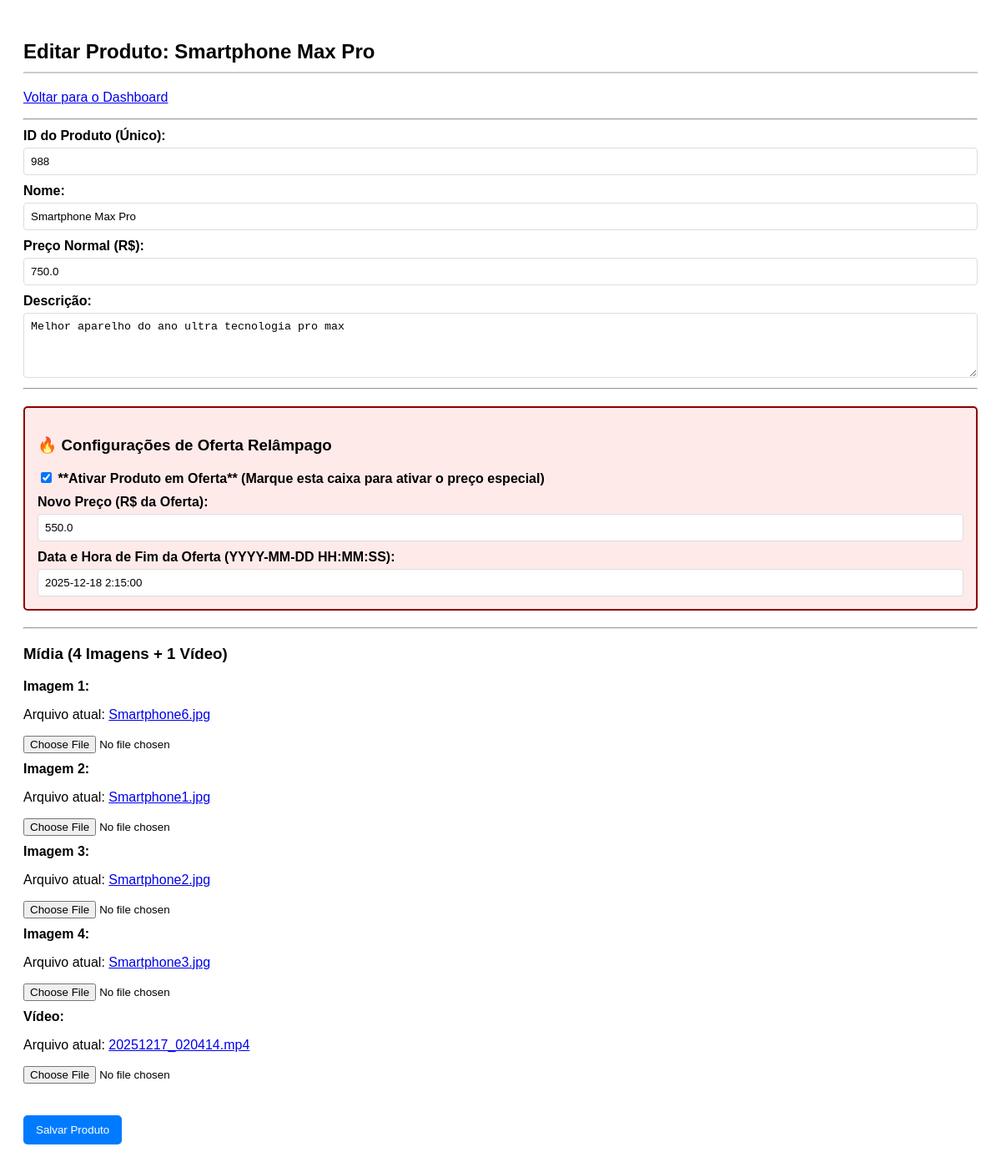
The page /admin/edit/988 (signed in) on the database its author committed.
### tables this page shows
CREATE TABLE produtos (
            id TEXT PRIMARY KEY,
            nome TEXT NOT NULL,
            preco REAL NOT NULL,
            descricao TEXT,
            img_path_1 TEXT, img_path_2 TEXT, img_path_3 TEXT, img_path_4 TEXT,
            video_path TEXT, em_oferta INTEGER DEFAULT 0,
            novo_preco REAL, oferta_fim TEXT
        );

### main.py (the view, shortened to what this page needs)
@app.route("/admin/edit/<id_produto>", methods=['GET', 'POST'])
@app.route("/admin/add", methods=['GET', 'POST'])
def admin_edit(id_produto=None):
    if 'logged_in' not in session:
        return redirect(url_for('admin_login'))
    produto = get_produto_por_id(id_produto) if id_produto else None
    return render_template("admin_editar.html", produto=produto)

### database.py (called while the page is built)
def create_connection():
    conn = sqlite3.connect(DB_NAME)
    conn.row_factory = sqlite3.Row  # Acessa colunas por nome
    return conn

def get_produto_por_id(id_produto):
    conn = create_connection()
    produto = conn.execute("SELECT * FROM produtos WHERE id=?", (id_produto,)).fetchone()
    conn.close()
    return dict(produto) if produto else None

### templates/admin_editar.html (shortened to what this page needs)
<!DOCTYPE html>
<html lang="pt-br">
<head>
</head>
<body>
    <h2>{% if produto %}Editar Produto: {{ produto.nome }}{% else %}Adicionar Novo Produto{% endif %}</h2>
    <p><a href="{{ url_for('admin_dashboard') }}">Voltar para o Dashboard</a></p>
    <hr>
    <form method="POST" enctype="multipart/form-data">
        <label for="id">ID do Produto (Único):</label>
        <input type="text" id="id" name="id"
               value="{% if produto %}{{ produto.get('id') }}{% endif %}"
               {% if produto %}readonly{% else %}required{% endif %}><br>
        <label for="nome">Nome:</label>
        <input type="text" id="nome" name="nome" value="{% if produto %}{{ produto.get('nome') }}{% endif %}" required><br>
        <label for="preco">Preço Normal (R$):</label>
        <input type="number" id="preco" name="preco" step="0.01" value="{% if produto %}{{ produto.get('preco') }}{% endif %}" required><br>
        <label for="descricao">Descrição:</label>
        <textarea id="descricao" name="descricao" rows="4" required>{% if produto %}{{ produto.get('descricao') }}{% endif %}</textarea><br>
        <hr>
        <div class="oferta-box">
            <h3>🔥 Configurações de Oferta Relâmpago</h3>
            <label>
                <input type="checkbox" name="em_oferta" {% if produto and produto.get('em_oferta') %}checked{% endif %}>
                **Ativar Produto em Oferta** (Marque esta caixa para ativar o preço especial)
            </label>
            <label for="novo_preco">Novo Preço (R$ da Oferta):</label>
            <input type="number" id="novo_preco" name="novo_preco" step="0.01"
                   value="{% if produto and produto.get('novo_preco') %}{{ produto['novo_preco'] }}{% endif %}"
                   placeholder="Ex: 99.90 (Só será usado se a caixa acima estiver marcada)">
            <label for="oferta_fim">Data e Hora de Fim da Oferta (YYYY-MM-DD HH:MM:SS):</label>
            <input type="text" id="oferta_fim" name="oferta_fim"
                   value="{% if produto and produto.get('oferta_fim') %}{{ produto['oferta_fim'] }}{% endif %}"
                   placeholder="Ex: 2026-01-01 10:00:00 (Obrigatório para o cronômetro)">
        </div>
        <hr>
        <h3>Mídia (4 Imagens + 1 Vídeo)</h3>
        {% for i in range(1, 5) %}
            {% set img_path_key = 'img_path_' ~ i %}
            <label for="imagem_{{ i }}">Imagem {{ i }}:</label>
            {% if produto and produto[img_path_key] %}
                {% set filename = produto[img_path_key].split('/')[-1] %}
                <p>Arquivo atual: <a href="{{ url_for('static', filename='uploads/' + filename) }}" target="_blank">{{ filename }}</a></p>
            {% endif %}
            <input type="file" id="imagem_{{ i }}" name="imagem_{{ i }}" accept="image/*"><br>
        {% endfor %}
        <label for="video">Vídeo:</label>
        {% if produto and produto['video_path'] %}
            {% set filename = produto['video_path'].split('/')[-1] %}
            <p>Arquivo atual: <a href="{{ url_for('static', filename='uploads/' + filename) }}" target="_blank">{{ filename }}</a></p>
        {% endif %}
        <input type="file" id="video" name="video" accept="video/*"><br><br>
        <button type="submit">Salvar Produto</button>
    </form>
</body>
</html>

### templates/admin_editar.html (style rules this page uses)
body { font-family: sans-serif; padding: 20px; }
h2 { border-bottom: 2px solid #ccc; padding-bottom: 10px; }
label { display: block; margin-top: 10px; font-weight: bold; }
input[type="text"], input[type="number"], textarea { width: 100%; padding: 8px; margin-top: 5px; box-sizing: border-box; border: 1px solid #ddd; border-radius: 4px; }
button[type="submit"] { margin-top: 20px; padding: 10px 15px; background-color: #007bff; color: white; border: none; border-radius: 5px; cursor: pointer; }
.oferta-box { border: 2px solid darkred; padding: 15px; margin: 20px 0; background-color: #ffeaea; border-radius: 5px; }

### rows shown on the page
produtos: nome "Smartphone Max Pro", id "988", preco "750.0", descricao "Melhor aparelho do ano ultra tecnologia pro max", novo_preco "550.0", oferta_fim "2025-12-18 2:15:00"

### other values the page prints
{{ i }} "1" "2" "3" "4"
{{ filename }} "Smartphone6.jpg" "Smartphone1.jpg" "Smartphone2.jpg" "Smartphone3.jpg"
{{ filename }} "20251217_020414.mp4"
